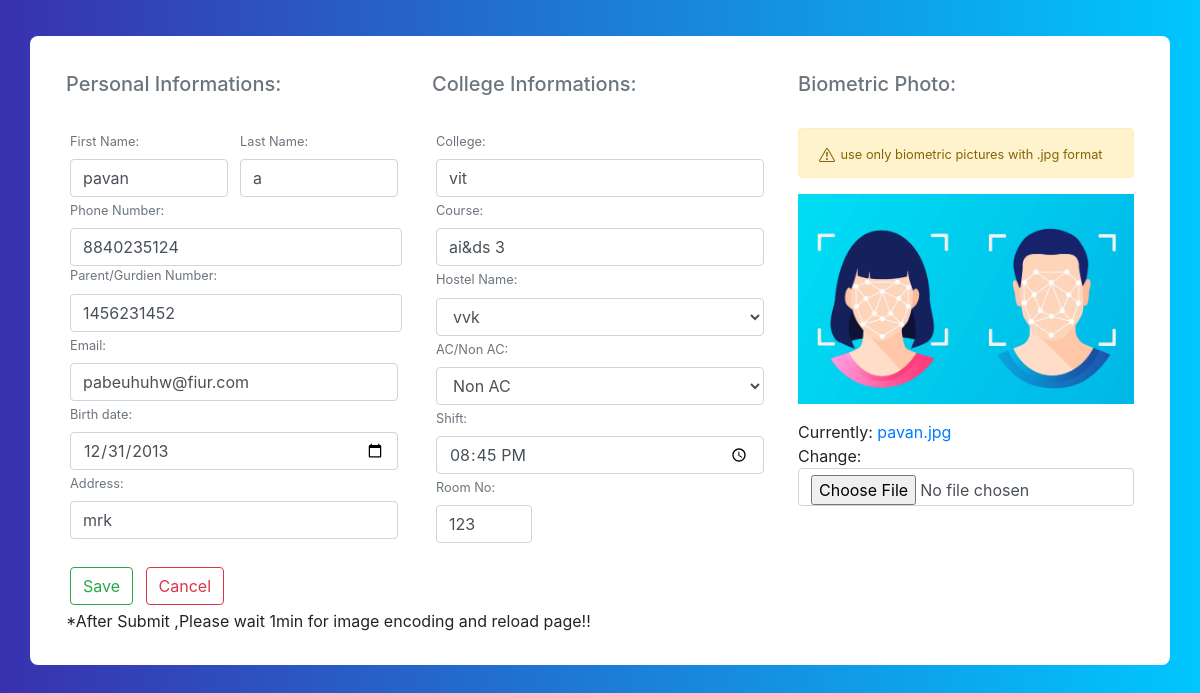
The app's page /edit_profile/8840235124/ (signed in), older data.
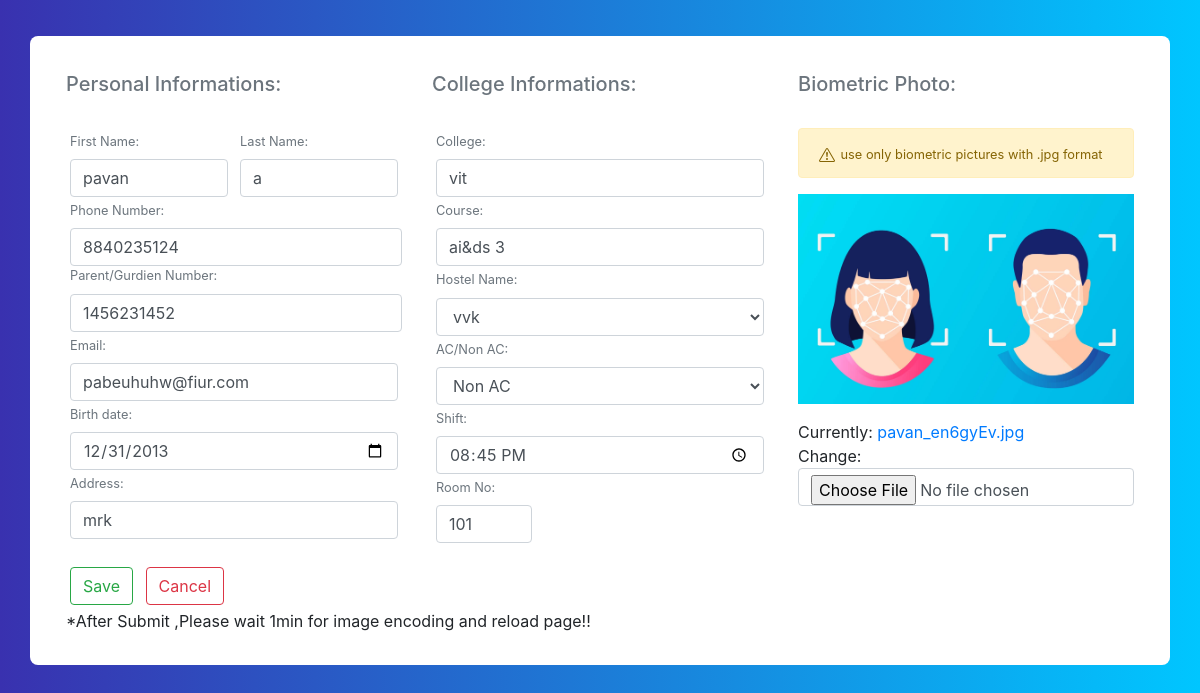
The same page, newer data.
### core/models.py (models this page shows, shortened)
class Profile(models.Model):
    first_name = models.CharField(max_length=70)
    last_name = models.CharField(max_length=70)
    date = models.DateField()
    phone = models.BigIntegerField(primary_key=True)
    parentphone=models.BigIntegerField(null=True)
    email = models.EmailField()
    roomno = models.IntegerField()
    address = models.CharField(max_length=500,null=True)
    college = models.CharField(max_length=200)
    course = models.CharField(max_length=200,null=True)
    hostelname = models.CharField(choices=types,max_length=20,null=True,blank=False,default='employee')
    hosteltype=models.CharField(choices=H_types,max_length=20,null=True,blank=False,default='non_ac')
    present = models.BooleanField(default=False)
    image = models.ImageField()
    updated = models.DateTimeField(auto_now=True)
    shift = models.TimeField(default=datetime.time(20, 45))

### core/views.py (the view)
# urls.py: path('edit_profile/<int:id>/',edit_profile,name='edit_profile'),
@login_required
def edit_profile(request,id):
    profile = Profile.objects.get(pk=id)
    form = ProfileForm(instance=profile)
    try:
        if request.method == 'POST':
            form = ProfileForm(request.POST,request.FILES,instance=profile)
            if int(request.POST.get("phone"))!=profile.pk:
                messages.error(request,"Can't Change Your phone number!!")
                return redirect('profiles')
            image_path=str(profile.image)
            if form.is_valid():
                form.save()
                try:
                    encoding_image(str(int(request.POST.get("phone"))),request.FILES["image"])
                    if image_path!=str(request.FILES["image"]):
                        os.remove("media/"+image_path)
                    messages.success(request,'update image Sucessfully!')
                except:
                    messages.error(request,'update Sucessfully!')
                return redirect('profiles')
    except Exception as e:
        messages.error(request,"Try again! add photo and phoneno")
    context={'form':form}
    return render(request,'core/add_profile.html',context)

### core/templates/core/add_profile.html (shortened to what this page needs)
{% extends "core/base.html" %}
{% load static %}
{% block content %}
{% if request.user.is_superuser %}
<head>
</head>
<div class = "bckgrnd" >
<div class="container emp-profile pb-3">
    <form method="POST" action="." class="needs-validation" enctype='multipart/form-data'>
        <div class="row">
            <div class="col-md-4">
                <h5 class="text-muted">Personal Informations:</h5><br>
                <div class="d-flex justify-content-between">
                    <div class="m-1 mr-2">
                        <label class="text-muted"><small>First Name:</small></label>
                        {{ form.first_name }}
                    </div>
                    <div class="m-1">
                        <label class="text-muted"><small>Last Name:</small></label>
                        {{ form.last_name }}
                    </div>
                </div>
                <div class="ml-1">
                    <label class="text-muted"><small>Phone Number:</small></label>
                    {{ form.phone }}
                </div>
                <div class="ml-1">
                    <label class="text-muted"><small>Parent/Gurdien Number:</small></label>
                    {{ form.parentphone }}
                </div>
                <div class="m-1">
                    <label class="text-muted"><small>Email:</small></label>
                    {{ form.email }}
                </div>
                <div class="m-1">
                    <label class="text-muted"><small>Birth date:</small></label>
                    {{ form.date }}
                </div>
                <div class="m-1">
                    <label class="text-muted"><small>Address:</small></label>
                    {{ form.address }}
                </div>
            </div>
            <div class="col-md-4">
                <h5 class="text-muted">College Informations:</h5><br>
                <div class="m-1">
                    <label class="text-muted"><small>College:</small></label>
                    {{ form.college }}
                </div>
                <div class="m-1">
                    <label class="text-muted"><small>Course:</small></label>
                    {{ form.course }}
                </div>
                <div class="m-1">
                    <label class="text-muted"><small>Hostel Name:</small></label>
                    {{ form.hostelname }}
                </div>
                <div class="m-1">
                    <label class="text-muted"><small>AC/Non AC:</small></label>
                    {{ form.hosteltype }}
                </div>
                <div class="m-1">
                    <label class="text-muted"><small>Shift:</small></label>
                    {{ form.shift }}
                </div>
                <div class="m-1" style="width: 6rem;">
                    <label class="text-muted"><small>Room No:</small></label>
                    {{ form.roomno }}
                </div>
            </div>
            <div class="col-md-4">
                <h5 class="text-muted">Biometric Photo:</h5><br>
                <div>
                    <div class="alert alert-warning">
                        <small>use only biometric pictures with .jpg format</small>
                    </div>
                    <img src="{% static 'img/bio.jpg'%}" alt="" width="100%">
                </div>
                <div class="mt-3">
                    {{ form.image }}
                </div>
            </div>
        </div>
        <div class="mt-3">
            <button type="submit" class="btn btn-outline-success m-1" onclick="loading()">Save</button>
            <a href="{% url 'profiles'%}"><button type="button" class="btn btn-outline-danger m-1">Cancel</button></a>
            <p>*After Submit ,Please wait 1min for image encoding and reload page!!</p>
        </div>
    </form>
</div>
</div>
{%else%}
<center><h1>Access Denied!!!</h1></center>
{% endif %}
{% endblock content %}

Row changes from the older to the newer data that the page shows:
changed Profile "pavan": roomno "123" → "101"
Text that changed along with them:
text no longer shown: "Currently: pavan.jpg Change:"
text now shown: "Currently: pavan_en6gyEv.jpg Change:"
